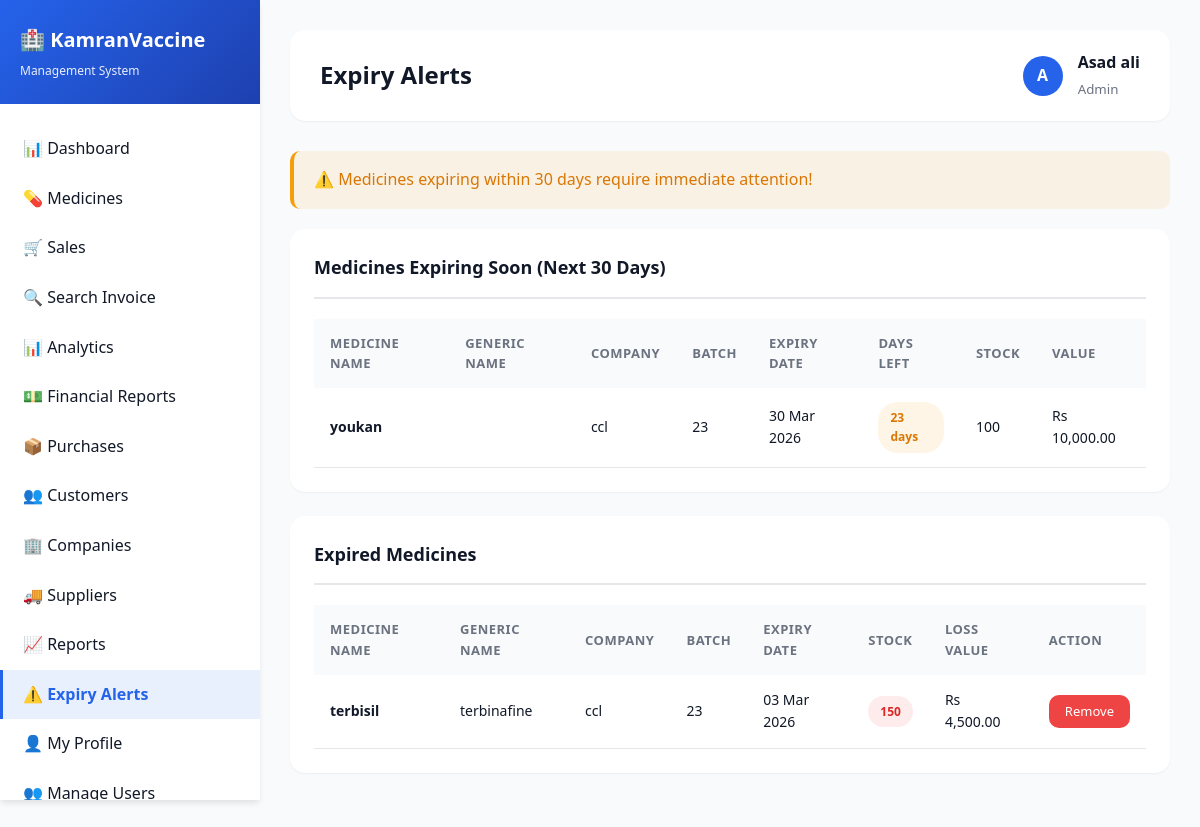
The page /admin/expiry_alert.php (signed in) on the database as committed earlier.
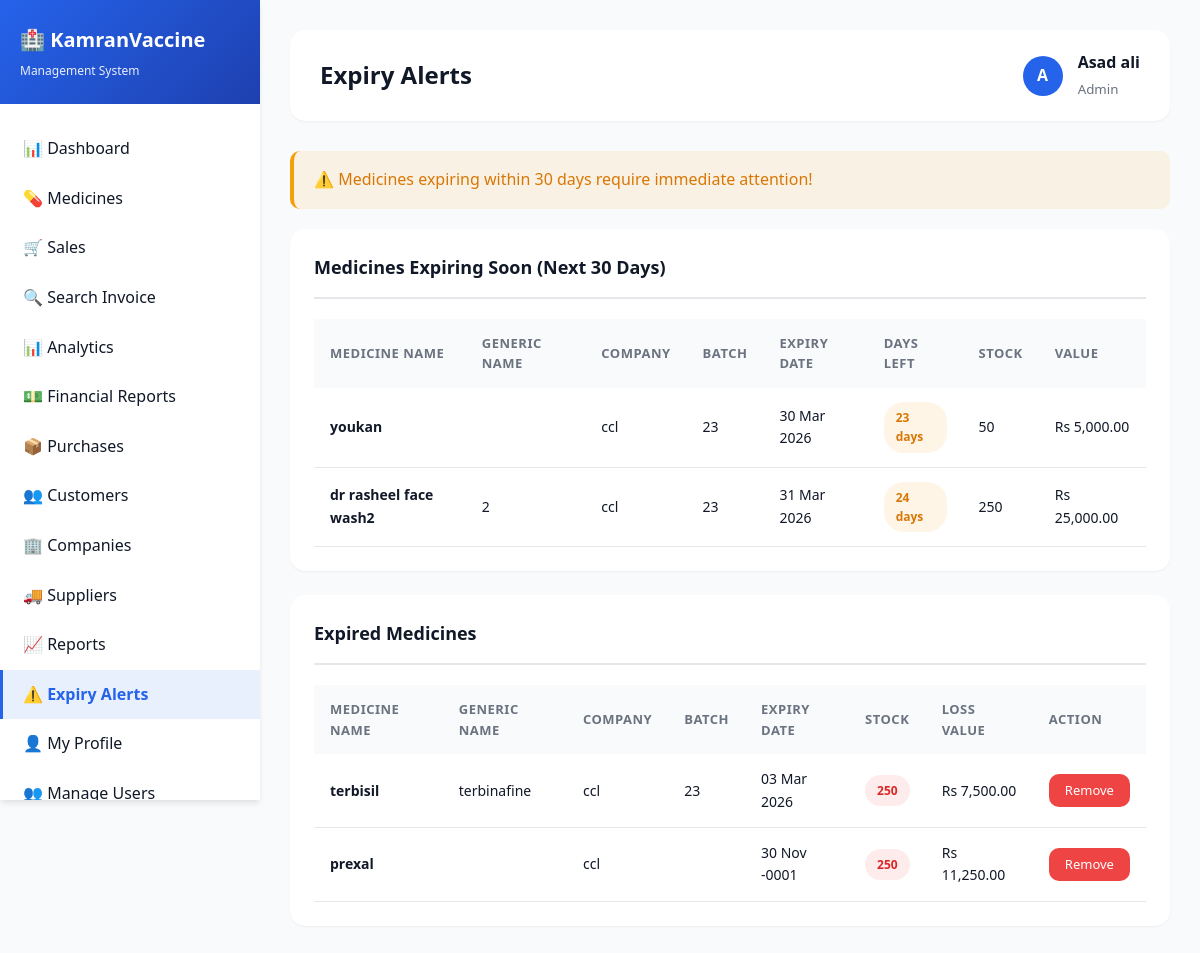
The same page on the database as committed later.
### tables this page shows
CREATE TABLE `medicines` (
  `id` int(11) NOT NULL AUTO_INCREMENT,
  `medicine_name` varchar(255) NOT NULL,
  `generic_name` varchar(255) DEFAULT NULL,
  `category_id` int(11) DEFAULT NULL,
  `company_id` int(11) DEFAULT NULL,
  `batch_number` varchar(100) DEFAULT NULL,
  `barcode` varchar(100) DEFAULT NULL,
  `manufacturing_date` date DEFAULT NULL,
  `expiry_date` date DEFAULT NULL,
  `purchase_price` decimal(10,2) NOT NULL,
  `selling_price` decimal(10,2) NOT NULL,
  `mrp` decimal(10,2) DEFAULT NULL,
  `quantity` int(11) DEFAULT 0,
  `reorder_level` int(11) DEFAULT 10,
  `rack_location` varchar(100) DEFAULT NULL,
  `description` text DEFAULT NULL,
  `side_effects` text DEFAULT NULL,
  `dosage` varchar(255) DEFAULT NULL,
  `status` enum('available','out_of_stock','expired') DEFAULT 'available',
  `created_at` timestamp NOT NULL DEFAULT current_timestamp(),
  `updated_at` timestamp NOT NULL DEFAULT current_timestamp() ON UPDATE current_timestamp(),
  PRIMARY KEY (`id`),
  UNIQUE KEY `barcode` (`barcode`),
  KEY `company_id` (`company_id`),
  KEY `category_id` (`category_id`),
  KEY `idx_medicine_name` (`medicine_name`),
  KEY `idx_barcode` (`barcode`),
  KEY `idx_expiry` (`expiry_date`),
  KEY `idx_status` (`status`),
  CONSTRAINT `medicines_ibfk_1` FOREIGN KEY (`company_id`) REFERENCES `companies` (`id`) ON DELETE SET NULL,
  CONSTRAINT `medicines_ibfk_2` FOREIGN KEY (`category_id`) REFERENCES `categories` (`id`) ON DELETE SET NULL
);

CREATE TABLE `companies` (
  `id` int(11) NOT NULL AUTO_INCREMENT,
  `company_name` varchar(255) NOT NULL,
  `contact_person` varchar(255) DEFAULT NULL,
  `phone` varchar(20) DEFAULT NULL,
  `email` varchar(255) DEFAULT NULL,
  `address` text DEFAULT NULL,
  `city` varchar(100) DEFAULT NULL,
  `country` varchar(100) DEFAULT NULL,
  `website` varchar(255) DEFAULT NULL,
  `status` enum('active','inactive') DEFAULT 'active',
  `created_at` timestamp NOT NULL DEFAULT current_timestamp(),
  PRIMARY KEY (`id`),
  KEY `idx_company_name` (`company_name`)
);

### config/settings.php (called while the page is built, shortened)
<?php
function get_all_settings($conn) {
    $settings = [];
    $query = mysqli_query($conn, "SELECT setting_key, setting_value FROM settings");
    if ($query) {
        while ($row = mysqli_fetch_assoc($query)) {
            $settings[$row['setting_key']] = $row['setting_value'];
        }
    }
    $defaults = [
        'store_name' => 'AsadsPharma',
        'store_address' => '123 Medical Street',
        'store_phone' => '+92 334 0540325',
        'store_email' => 'info@pharmacy.com',
        'store_gst' => '29XXXXX1234X1ZX',
        'store_tagline' => 'Management System',
        'receipt_footer' => 'Thank you for your business!'
    ];
    return $settings;
}
?>

### admin/expiry_alert.php (the view)
<?php
include("../config/db.php");
$page_title = "Expiry Alerts";
include("includes/header.php");
$expiring_soon = mysqli_query($conn, "SELECT m.*, c.company_name FROM medicines m
    LEFT JOIN companies c ON m.company_id = c.id
    WHERE m.expiry_date <= DATE_ADD(CURDATE(), INTERVAL 30 DAY)
    AND m.expiry_date >= CURDATE()
    ORDER BY m.expiry_date ASC");
$expired = mysqli_query($conn, "SELECT m.*, c.company_name FROM medicines m
    LEFT JOIN companies c ON m.company_id = c.id
    WHERE m.expiry_date < CURDATE()
    ORDER BY m.expiry_date DESC");
?>
<div class="alert alert-warning">
    ⚠️ Medicines expiring within 30 days require immediate attention!
</div>
<div class="card">
    <div class="card-header">
        <h3>Medicines Expiring Soon (Next 30 Days)</h3>
    </div>
    <div class="card-body">
        <div class="table-responsive">
            <table>
                <thead>
                    <tr>
                        <th>Medicine Name</th>
                        <th>Generic Name</th>
                        <th>Company</th>
                        <th>Batch</th>
                        <th>Expiry Date</th>
                        <th>Days Left</th>
                        <th>Stock</th>
                        <th>Value</th>
                    </tr>
                </thead>
                <tbody>
                    <?php while ($med = mysqli_fetch_assoc($expiring_soon)):
                        $days_left = floor((strtotime($med['expiry_date']) - time()) / (60 * 60 * 24));
                    ?>
                    <tr>
                        <td><strong><?php echo $med['medicine_name']; ?></strong></td>
                        <td><?php echo $med['generic_name']; ?></td>
                        <td><?php echo $med['company_name']; ?></td>
                        <td><?php echo $med['batch_number']; ?></td>
                        <td><?php echo date('d M Y', strtotime($med['expiry_date'])); ?></td>
                        <td>
                            <span class="badge badge-warning"><?php echo $days_left; ?> days</span>
                        </td>
                        <td><?php echo $med['quantity']; ?></td>
                        <td>Rs <?php echo number_format($med['quantity'] * $med['purchase_price'], 2); ?></td>
                    </tr>
                    <?php endwhile; ?>
                </tbody>
            </table>
        </div>
    </div>
</div>
<div class="card">
    <div class="card-header">
        <h3>Expired Medicines</h3>
    </div>
    <div class="card-body">
        <div class="table-responsive">
            <table>
                <thead>
                    <tr>
                        <th>Medicine Name</th>
                        <th>Generic Name</th>
                        <th>Company</th>
                        <th>Batch</th>
                        <th>Expiry Date</th>
                        <th>Stock</th>
                        <th>Loss Value</th>
                        <th>Action</th>
                    </tr>
                </thead>
                <tbody>
                    <?php while ($med = mysqli_fetch_assoc($expired)): ?>
                    <tr>
                        <td><strong><?php echo $med['medicine_name']; ?></strong></td>
                        <td><?php echo $med['generic_name']; ?></td>
                        <td><?php echo $med['company_name']; ?></td>
                        <td><?php echo $med['batch_number']; ?></td>
                        <td><?php echo date('d M Y', strtotime($med['expiry_date'])); ?></td>
                        <td><span class="badge badge-danger"><?php echo $med['quantity']; ?></span></td>
                        <td>Rs <?php echo number_format($med['quantity'] * $med['purchase_price'], 2); ?></td>
                        <td>
                            <a href="medicines.php?delete=<?php echo $med['id']; ?>" class="btn btn-danger btn-sm" onclick="return confirm('Remove this expired medicine?')">Remove</a>
                        </td>
                    </tr>
                    <?php endwhile; ?>
                </tbody>
            </table>
        </div>
    </div>
</div>
<?php include("includes/footer.php"); ?>

### admin/includes/header.php (shortened to what this page needs)
<?php
include_once("../config/settings.php");
$store_settings = get_all_settings($conn);
?>
<!DOCTYPE html>
<html lang="en">
<head>
    <link rel="stylesheet" href="../css/style.css">
</head>
<body>
    <div class="dashboard-wrapper">
        <aside class="sidebar">
            <div class="sidebar-header">
                <h2>🏥 <?php echo htmlspecialchars($store_settings['store_name']); ?></h2>
                <p><?php echo htmlspecialchars($store_settings['store_tagline']); ?></p>
            </div>
            <nav class="sidebar-menu">
                <a href="dashboard.php" class="menu-item <?php echo basename($_SERVER['PHP_SELF']) == 'dashboard.php' ? 'active' : ''; ?>">
                    📊 Dashboard
                </a>
                <a href="medicines.php" class="menu-item <?php echo basename($_SERVER['PHP_SELF']) == 'medicines.php' ? 'active' : ''; ?>">
                    💊 Medicines
                </a>
                <a href="sales.php" class="menu-item <?php echo basename($_SERVER['PHP_SELF']) == 'sales.php' ? 'active' : ''; ?>">
                    🛒 Sales
                </a>
                <a href="search_invoice.php" class="menu-item <?php echo basename($_SERVER['PHP_SELF']) == 'search_invoice.php' ? 'active' : ''; ?>">
                    🔍 Search Invoice
                </a>
                <a href="analytics.php" class="menu-item <?php echo basename($_SERVER['PHP_SELF']) == 'analytics.php' ? 'active' : ''; ?>">
                    📊 Analytics
                </a>
                <a href="financial_reports.php" class="menu-item <?php echo basename($_SERVER['PHP_SELF']) == 'financial_reports.php' ? 'active' : ''; ?>">
                    💵 Financial Reports
                </a>
                <a href="purchases.php" class="menu-item <?php echo basename($_SERVER['PHP_SELF']) == 'purchases.php' ? 'active' : ''; ?>">
                    📦 Purchases
                </a>
                <a href="customers.php" class="menu-item <?php echo basename($_SERVER['PHP_SELF']) == 'customers.php' ? 'active' : ''; ?>">
                    👥 Customers
                </a>
                <a href="companies.php" class="menu-item <?php echo basename($_SERVER['PHP_SELF']) == 'companies.php' ? 'active' : ''; ?>">
                    🏢 Companies
                </a>
                <a href="suppliers.php" class="menu-item <?php echo basename($_SERVER['PHP_SELF']) == 'suppliers.php' ? 'active' : ''; ?>">
                    🚚 Suppliers
                </a>
                <a href="reports.php" class="menu-item <?php echo basename($_SERVER['PHP_SELF']) == 'reports.php' ? 'active' : ''; ?>">
                    📈 Reports
                </a>
                <a href="expiry_alert.php" class="menu-item <?php echo basename($_SERVER['PHP_SELF']) == 'expiry_alert.php' ? 'active' : ''; ?>">
                    ⚠️ Expiry Alerts
                </a>
                <a href="profile.php" class="menu-item <?php echo basename($_SERVER['PHP_SELF']) == 'profile.php' ? 'active' : ''; ?>">
                    👤 My Profile
                </a>
                <?php if ($_SESSION['role'] == 'admin'): ?>
                <a href="users.php" class="menu-item <?php echo basename($_SERVER['PHP_SELF']) == 'users.php' ? 'active' : ''; ?>">
                    👥 Manage Users
                </a>
                <?php endif; ?>
            </nav>
        </aside>
        <main class="main-content">
            <div class="top-bar">
                <div class="page-title">
                    <h1><?php echo isset($page_title) ? $page_title : 'Dashboard'; ?></h1>
                </div>
                <div class="user-info" style="position: relative;">
                    <a href="profile.php" style="text-decoration: none; color: inherit; display: flex; align-items: center; gap: 15px;">
                        <div class="user-avatar">
                            <?php echo strtoupper(substr($_SESSION['full_name'], 0, 1)); ?>
                        </div>
                        <div>
                            <strong><?php echo $_SESSION['full_name']; ?></strong>
                            <br><small style="color: #6b7280;"><?php echo ucfirst($_SESSION['role']); ?></small>
                        </div>
                    </a>
                </div>
            </div>

### admin/includes/footer.php
        </main>
    </div>
</body>
</html>

### css/style.css (style rules this page uses)
:root { --primary-color: #2563eb; --primary-dark: #1e40af; --secondary-color: #10b981; --danger-color: #ef4444; --warning-color: #f59e0b; --info-color: #06b6d4; --dark-color: #1f2937; --light-color: #f9fafb; --border-color: #e5e7eb; --text-primary: #111827; --text-secondary: #6b7280; --shadow-sm: 0 1px 2px 0 rgba(0, 0, 0, 0.05); --shadow-md: 0 4px 6px -1px rgba(0, 0, 0, 0.1); --shadow-lg: 0 10px 15px -3px rgba(0, 0, 0, 0.1); --shadow-xl: 0 20px 25px -5px rgba(0, 0, 0, 0.1); }
* { margin: 0; padding: 0; box-sizing: border-box; }
body { font-family: 'Segoe UI', Tahoma, Geneva, Verdana, sans-serif; background: linear-gradient(135deg, #667eea 0%, #764ba2 100%); min-height: 100vh; color: var(--text-primary); line-height: 1.6; }
.btn { padding: 12px 24px; border: none; border-radius: 10px; font-size: 14px; font-weight: 600; cursor: pointer; transition: all 0.3s ease; text-decoration: none; display: inline-block; text-align: center; white-space: nowrap; }
.btn-danger { background: var(--danger-color); color: white; }
.btn-sm { padding: 6px 16px; font-size: 13px; min-width: 70px; font-weight: 500; }
.dashboard-wrapper { display: flex; min-height: 100vh; background: var(--light-color); }
.sidebar { width: 260px; background: white; box-shadow: var(--shadow-md); position: fixed; height: 100vh; overflow-y: auto; z-index: 1000; }
.sidebar-header { padding: 24px 20px; background: linear-gradient(135deg, var(--primary-color), var(--primary-dark)); color: white; }
.sidebar-header h2 { font-size: 20px; font-weight: 700; margin-bottom: 5px; }
.sidebar-header p { font-size: 12px; opacity: 0.9; }
.sidebar-menu { padding: 20px 0; }
.menu-item { padding: 12px 20px; color: var(--text-primary); text-decoration: none; display: flex; align-items: center; transition: all 0.3s ease; border-left: 3px solid transparent; }
.menu-item.active { background: rgba(37, 99, 235, 0.1); border-left-color: var(--primary-color); color: var(--primary-color); font-weight: 600; }
.main-content { flex: 1; margin-left: 260px; padding: 30px; }
.top-bar { background: white; padding: 20px 30px; border-radius: 15px; box-shadow: var(--shadow-sm); margin-bottom: 30px; display: flex; justify-content: space-between; align-items: center; }
.page-title h1 { font-size: 24px; color: var(--text-primary); font-weight: 700; }
.user-info { display: flex; align-items: center; gap: 15px; }
.user-avatar { width: 40px; height: 40px; border-radius: 50%; background: var(--primary-color); color: white; display: flex; align-items: center; justify-content: center; font-weight: 600; }
.card { background: white; border-radius: 15px; padding: 24px; box-shadow: var(--shadow-sm); margin-bottom: 24px; transition: all 0.3s ease; }
.card-header { margin-bottom: 20px; padding-bottom: 15px; border-bottom: 2px solid var(--border-color); }
.card-header h3 { font-size: 18px; color: var(--text-primary); font-weight: 600; }
.card-body { padding: 0; }
.table-responsive { overflow-x: auto; }
table { width: 100%; border-collapse: collapse; }
table thead { background: var(--light-color); }
table th { padding: 14px 16px; text-align: left; font-weight: 600; font-size: 13px; color: var(--text-secondary); text-transform: uppercase; letter-spacing: 0.5px; }
table td { padding: 14px 16px; border-bottom: 1px solid var(--border-color); font-size: 14px; }
.badge { padding: 6px 12px; border-radius: 20px; font-size: 12px; font-weight: 600; display: inline-block; }
.badge-danger { background: rgba(239, 68, 68, 0.1); color: #dc2626; }
.badge-warning { background: rgba(245, 158, 11, 0.1); color: #d97706; }
.alert { padding: 16px 20px; border-radius: 10px; margin-bottom: 20px; display: flex; align-items: center; gap: 12px; }
.alert-warning { background: rgba(245, 158, 11, 0.1); color: #d97706; border-left: 4px solid #f59e0b; }

Rows that differ between the two databases and show on the page:
changed medicines "youkan": quantity "100" → "50"; $med['quantity'] * $med['purchase_price'] "10,000.00" → "5,000.00"
added medicines: medicine_name "dr rasheel face wash2", generic_name "2", company.company_name "ccl", batch_number "23", expiry_date "31 Mar 2026", expiry_date "24", quantity "250", $med['quantity'] * $med['purchase_price'] "25,000.00", shown under "Medicines Expiring Soon (Next 30 Days)"
changed medicines "terbisil": quantity "150" → "250"; $med['quantity'] * $med['purchase_price'] "4,500.00" → "7,500.00"
added medicines: medicine_name "prexal", company.company_name "ccl", expiry_date "30 Nov -0001", quantity "250", $med['quantity'] * $med['purchase_price'] "11,250.00", shown under "Expired Medicines"
